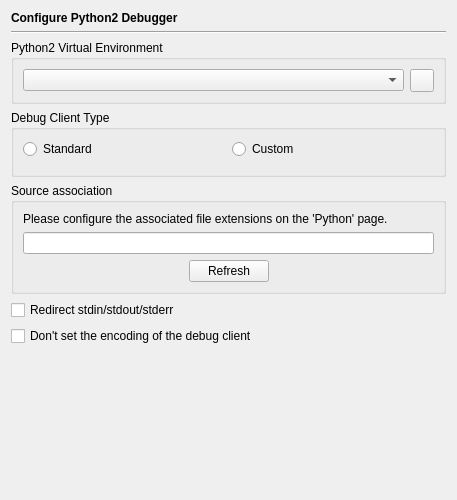
<?xml version="1.0" encoding="UTF-8"?>
<ui version="4.0">
 <class>DebuggerPython2Page</class>
 <widget class="QWidget" name="DebuggerPython2Page">
  <property name="geometry">
   <rect>
    <x>0</x>
    <y>0</y>
    <width>455</width>
    <height>500</height>
   </rect>
  </property>
  <layout class="QVBoxLayout" name="verticalLayout_3">
   <item>
    <widget class="QLabel" name="headerLabel">
     <property name="text">
      <string>&lt;b&gt;Configure Python2 Debugger&lt;/b&gt;</string>
     </property>
    </widget>
   </item>
   <item>
    <widget class="Line" name="line11_2">
     <property name="frameShape">
      <enum>QFrame::HLine</enum>
     </property>
     <property name="frameShadow">
      <enum>QFrame::Sunken</enum>
     </property>
     <property name="orientation">
      <enum>Qt::Horizontal</enum>
     </property>
    </widget>
   </item>
   <item>
    <widget class="QGroupBox" name="groupBox_4">
     <property name="title">
      <string>Python2 Virtual Environment</string>
     </property>
     <layout class="QHBoxLayout" name="horizontalLayout_2">
      <item>
       <widget class="QComboBox" name="venvComboBox">
        <property name="toolTip">
         <string>Select the virtual environment to be used</string>
        </property>
       </widget>
      </item>
      <item>
       <widget class="QToolButton" name="venvDlgButton">
        <property name="toolTip">
         <string>Press to open the virtual environment manager dialog</string>
        </property>
        <property name="text">
         <string notr="true"/>
        </property>
       </widget>
      </item>
     </layout>
    </widget>
   </item>
   <item>
    <widget class="QGroupBox" name="groupBox_2">
     <property name="title">
      <string>Debug Client Type</string>
     </property>
     <layout class="QGridLayout" name="gridLayout">
      <item row="1" column="0" colspan="2">
       <widget class="E5PathPicker" name="debugClientPicker" native="true">
        <property name="enabled">
         <bool>false</bool>
        </property>
        <property name="focusPolicy">
         <enum>Qt::StrongFocus</enum>
        </property>
        <property name="toolTip">
         <string>Enter the path of the Debug Client to be used.  Leave empty to use the default.</string>
        </property>
       </widget>
      </item>
      <item row="0" column="0">
       <widget class="QRadioButton" name="standardButton">
        <property name="toolTip">
         <string>Select the standard debug client</string>
        </property>
        <property name="text">
         <string>Standard</string>
        </property>
       </widget>
      </item>
      <item row="0" column="1">
       <widget class="QRadioButton" name="customButton">
        <property name="toolTip">
         <string>Select the custom selected debug client</string>
        </property>
        <property name="text">
         <string>Custom</string>
        </property>
       </widget>
      </item>
     </layout>
    </widget>
   </item>
   <item>
    <widget class="QGroupBox" name="groupBox_3">
     <property name="title">
      <string>Source association</string>
     </property>
     <layout class="QVBoxLayout" name="verticalLayout">
      <item>
       <widget class="QLabel" name="label">
        <property name="text">
         <string>Please configure the associated file extensions on the 'Python' page.</string>
        </property>
        <property name="wordWrap">
         <bool>true</bool>
        </property>
       </widget>
      </item>
      <item>
       <widget class="QLineEdit" name="sourceExtensionsEdit">
        <property name="readOnly">
         <bool>true</bool>
        </property>
       </widget>
      </item>
      <item>
       <layout class="QHBoxLayout" name="horizontalLayout">
        <item>
         <spacer name="horizontalSpacer">
          <property name="orientation">
           <enum>Qt::Horizontal</enum>
          </property>
          <property name="sizeHint" stdset="0">
           <size>
            <width>40</width>
            <height>20</height>
           </size>
          </property>
         </spacer>
        </item>
        <item>
         <widget class="QPushButton" name="refreshButton">
          <property name="toolTip">
           <string>Press to update the display of the source associations</string>
          </property>
          <property name="text">
           <string>Refresh</string>
          </property>
         </widget>
        </item>
        <item>
         <spacer name="horizontalSpacer_2">
          <property name="orientation">
           <enum>Qt::Horizontal</enum>
          </property>
          <property name="sizeHint" stdset="0">
           <size>
            <width>40</width>
            <height>20</height>
           </size>
          </property>
         </spacer>
        </item>
       </layout>
      </item>
     </layout>
    </widget>
   </item>
   <item>
    <widget class="QCheckBox" name="pyRedirectCheckBox">
     <property name="toolTip">
      <string>Select, to redirect stdin, stdout and stderr of the program being debugged to the eric6 IDE</string>
     </property>
     <property name="text">
      <string>Redirect stdin/stdout/stderr</string>
     </property>
    </widget>
   </item>
   <item>
    <widget class="QCheckBox" name="pyNoEncodingCheckBox">
     <property name="toolTip">
      <string>Select to not set the debug client encoding</string>
     </property>
     <property name="text">
      <string>Don't set the encoding of the debug client</string>
     </property>
    </widget>
   </item>
   <item>
    <spacer>
     <property name="orientation">
      <enum>Qt::Vertical</enum>
     </property>
     <property name="sizeHint" stdset="0">
      <size>
       <width>435</width>
       <height>21</height>
      </size>
     </property>
    </spacer>
   </item>
  </layout>
 </widget>
 <customwidgets>
  <customwidget>
   <class>E5PathPicker</class>
   <extends>QWidget</extends>
   <header>E5Gui/E5PathPicker.h</header>
   <container>1</container>
  </customwidget>
 </customwidgets>
 <tabstops>
  <tabstop>venvComboBox</tabstop>
  <tabstop>venvDlgButton</tabstop>
  <tabstop>standardButton</tabstop>
  <tabstop>customButton</tabstop>
  <tabstop>debugClientPicker</tabstop>
  <tabstop>sourceExtensionsEdit</tabstop>
  <tabstop>refreshButton</tabstop>
  <tabstop>pyRedirectCheckBox</tabstop>
  <tabstop>pyNoEncodingCheckBox</tabstop>
 </tabstops>
 <resources/>
 <connections>
  <connection>
   <sender>customButton</sender>
   <signal>toggled(bool)</signal>
   <receiver>debugClientPicker</receiver>
   <slot>setEnabled(bool)</slot>
   <hints>
    <hint type="sourcelabel">
     <x>328</x>
     <y>116</y>
    </hint>
    <hint type="destinationlabel">
     <x>328</x>
     <y>135</y>
    </hint>
   </hints>
  </connection>
 </connections>
</ui>
